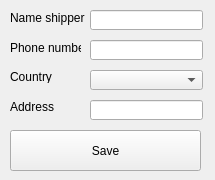
<?xml version="1.0" encoding="UTF-8"?>
<ui version="4.0">
 <class>addShipper</class>
 <widget class="QWidget" name="addShipper">
  <property name="geometry">
   <rect>
    <x>0</x>
    <y>0</y>
    <width>215</width>
    <height>180</height>
   </rect>
  </property>
  <property name="windowTitle">
   <string>Add Shipper</string>
  </property>
  <widget class="QLabel" name="nameSipper_label">
   <property name="geometry">
    <rect>
     <x>10</x>
     <y>10</y>
     <width>81</width>
     <height>16</height>
    </rect>
   </property>
   <property name="text">
    <string>Name shipper</string>
   </property>
  </widget>
  <widget class="QLabel" name="phoneNumberShipper_label">
   <property name="geometry">
    <rect>
     <x>10</x>
     <y>40</y>
     <width>71</width>
     <height>16</height>
    </rect>
   </property>
   <property name="text">
    <string>Phone number</string>
   </property>
  </widget>
  <widget class="QLabel" name="countryShipper_label">
   <property name="geometry">
    <rect>
     <x>10</x>
     <y>70</y>
     <width>47</width>
     <height>13</height>
    </rect>
   </property>
   <property name="text">
    <string>Country</string>
   </property>
  </widget>
  <widget class="QLabel" name="addressShipper_label">
   <property name="geometry">
    <rect>
     <x>10</x>
     <y>100</y>
     <width>47</width>
     <height>13</height>
    </rect>
   </property>
   <property name="text">
    <string>Address</string>
   </property>
  </widget>
  <widget class="QLineEdit" name="nameShipper_lineEdit">
   <property name="geometry">
    <rect>
     <x>90</x>
     <y>10</y>
     <width>113</width>
     <height>20</height>
    </rect>
   </property>
  </widget>
  <widget class="QLineEdit" name="phoneNumberShipper_lineEdit">
   <property name="geometry">
    <rect>
     <x>90</x>
     <y>40</y>
     <width>113</width>
     <height>20</height>
    </rect>
   </property>
  </widget>
  <widget class="QLineEdit" name="addresShipper_lineEdit">
   <property name="geometry">
    <rect>
     <x>90</x>
     <y>100</y>
     <width>113</width>
     <height>20</height>
    </rect>
   </property>
  </widget>
  <widget class="QComboBox" name="countryShipper_comboBox">
   <property name="geometry">
    <rect>
     <x>90</x>
     <y>70</y>
     <width>113</width>
     <height>20</height>
    </rect>
   </property>
  </widget>
  <widget class="QPushButton" name="saveShipper_pushButton">
   <property name="geometry">
    <rect>
     <x>10</x>
     <y>130</y>
     <width>191</width>
     <height>41</height>
    </rect>
   </property>
   <property name="text">
    <string>Save</string>
   </property>
  </widget>
 </widget>
 <resources/>
 <connections/>
</ui>
